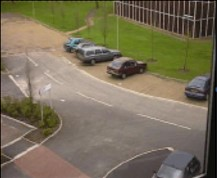
#> input picture images/car1.jpg, 217 x 178 px
$ python test.py
#> lines starting #> are read from the running program, lines starting #| are printed output that depends on the picture
import numpy as np
import cv2

img = cv2.imread('images/car1.jpg')
#> img is the input picture: shape (178, 217, 3); mean B, G, R 89.3, 111.9, 121.2
#> slider 'pt2 X' is set to 100

pos_x = 0
pos_y = 0
def pt2_x_handler(pos):
#> called with pos = 100
    image = np.zeros((512,512,3), np.uint8)
    image = cv2.line(image, (0, 0), (pos, 0), (255, 0, 0), 5)
    cv2.imshow("image", image)
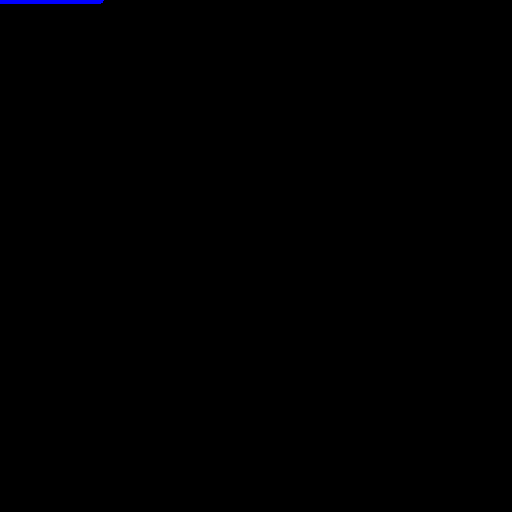
#> window 'image': shape (512, 512, 3); mean B, G, R 0.4, 0, 0

cv2.namedWindow('image')
cv2.createTrackbar('pt2 X','image', 0, 400, pt2_x_handler)
cv2.setTrackbarPos('pt2_X', 'image', 255)
cv2.waitKey(0)

x = [1, 2, 3, 4, 5]

np_x = np.array(x, float) # ndarray

print(np_x)

x = [1, 2, 3, 4, "5"]
print(x)
print(type(x[4]))

np_x = np.array(x, float) # ndarray
print(np_x)
print(type(np_x[4]))
print(np_x.dtype)
print(np_x.shape) # vector/matrix/tensor 등의 크기, 형태 등에 대한 정보를 1차원 vector)

x = [[1,2,3,4,5], [2,5,3,4,4], [2,4,5,6,4]]
x = np.array(x, int)
print(x.shape) # (3 X 5 크기의 행렬이다.)
